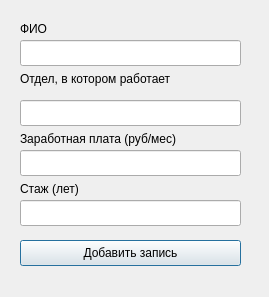
<?xml version="1.0" encoding="UTF-8"?>
<ui version="4.0">
 <class>addemployee</class>
 <widget class="QDialog" name="addemployee">
  <property name="geometry">
   <rect>
    <x>0</x>
    <y>0</y>
    <width>269</width>
    <height>297</height>
   </rect>
  </property>
  <property name="windowTitle">
   <string>Dialog</string>
  </property>
  <widget class="QLineEdit" name="lineEditName">
   <property name="geometry">
    <rect>
     <x>20</x>
     <y>40</y>
     <width>221</width>
     <height>26</height>
    </rect>
   </property>
  </widget>
  <widget class="QPushButton" name="pushButtonAdd">
   <property name="geometry">
    <rect>
     <x>20</x>
     <y>240</y>
     <width>221</width>
     <height>26</height>
    </rect>
   </property>
   <property name="text">
    <string>Добавить запись</string>
   </property>
  </widget>
  <widget class="QLineEdit" name="lineEditDepartment">
   <property name="geometry">
    <rect>
     <x>20</x>
     <y>100</y>
     <width>221</width>
     <height>26</height>
    </rect>
   </property>
  </widget>
  <widget class="QLineEdit" name="lineEditSalary">
   <property name="geometry">
    <rect>
     <x>20</x>
     <y>150</y>
     <width>221</width>
     <height>26</height>
    </rect>
   </property>
  </widget>
  <widget class="QLabel" name="label_2">
   <property name="geometry">
    <rect>
     <x>20</x>
     <y>70</y>
     <width>221</width>
     <height>18</height>
    </rect>
   </property>
   <property name="text">
    <string>Отдел, в котором работает</string>
   </property>
  </widget>
  <widget class="QLabel" name="label_4">
   <property name="geometry">
    <rect>
     <x>20</x>
     <y>180</y>
     <width>91</width>
     <height>18</height>
    </rect>
   </property>
   <property name="text">
    <string>Стаж (лет)</string>
   </property>
  </widget>
  <widget class="QLineEdit" name="lineEditExperience">
   <property name="geometry">
    <rect>
     <x>20</x>
     <y>200</y>
     <width>221</width>
     <height>26</height>
    </rect>
   </property>
  </widget>
  <widget class="QLabel" name="label">
   <property name="geometry">
    <rect>
     <x>20</x>
     <y>20</y>
     <width>66</width>
     <height>18</height>
    </rect>
   </property>
   <property name="text">
    <string>ФИО</string>
   </property>
  </widget>
  <widget class="QLabel" name="label_3">
   <property name="geometry">
    <rect>
     <x>20</x>
     <y>130</y>
     <width>201</width>
     <height>18</height>
    </rect>
   </property>
   <property name="text">
    <string>Заработная плата (руб/мес)</string>
   </property>
  </widget>
 </widget>
 <resources/>
 <connections/>
</ui>
